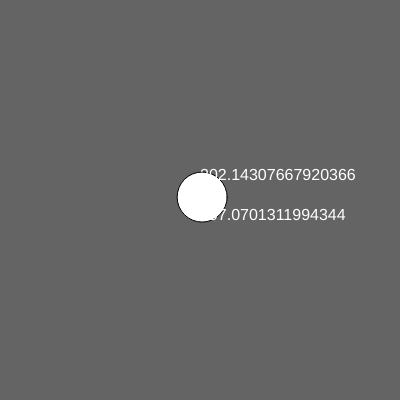
Frame 1 (no input)
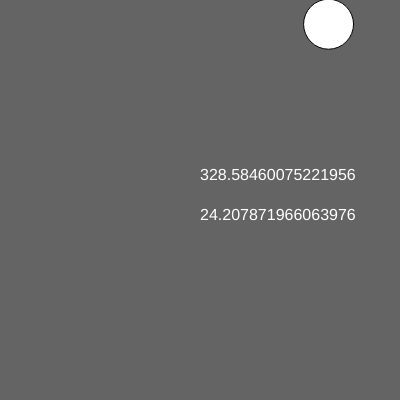
Frame 60 (no input)
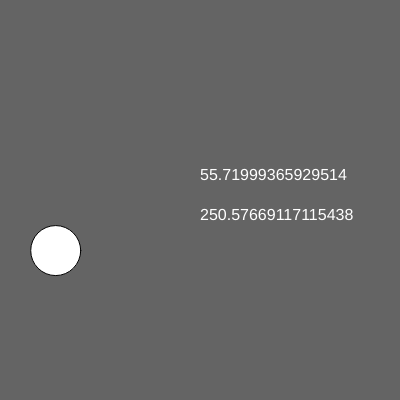
Frame 120 (the mouse pressed at the canvas centre since frame 60)

The p5.js sketch that drew these frames (run headless with seeded random() and noise() and a simulated clock; from frame 60 on, the mouse is pressed at the canvas centre):

// p5.js sketch
// ── sketch.js
let x;
let y;
let speedX;
let speedY;
let r =255; let g=255; let b=255;

function setup(){
  createCanvas(400, 400);
  x = width/2;
  y = height/2;
  speedX = random (-5., 5.);
  speedY = random (-5., 5.);
  textSize(16);
}

function draw(){
  background(100);
  x += speedX;
  y += speedY;
  if (x>width)x= 0;
  if (x<0)x = width;
  if (y>height)y = 0;
  if (y<0)y = height;
ellipse(x, y, 50, 50);
fill(255);
text(x, width/2, height/2-20);
text(y, width/2, height/2+20);
}
